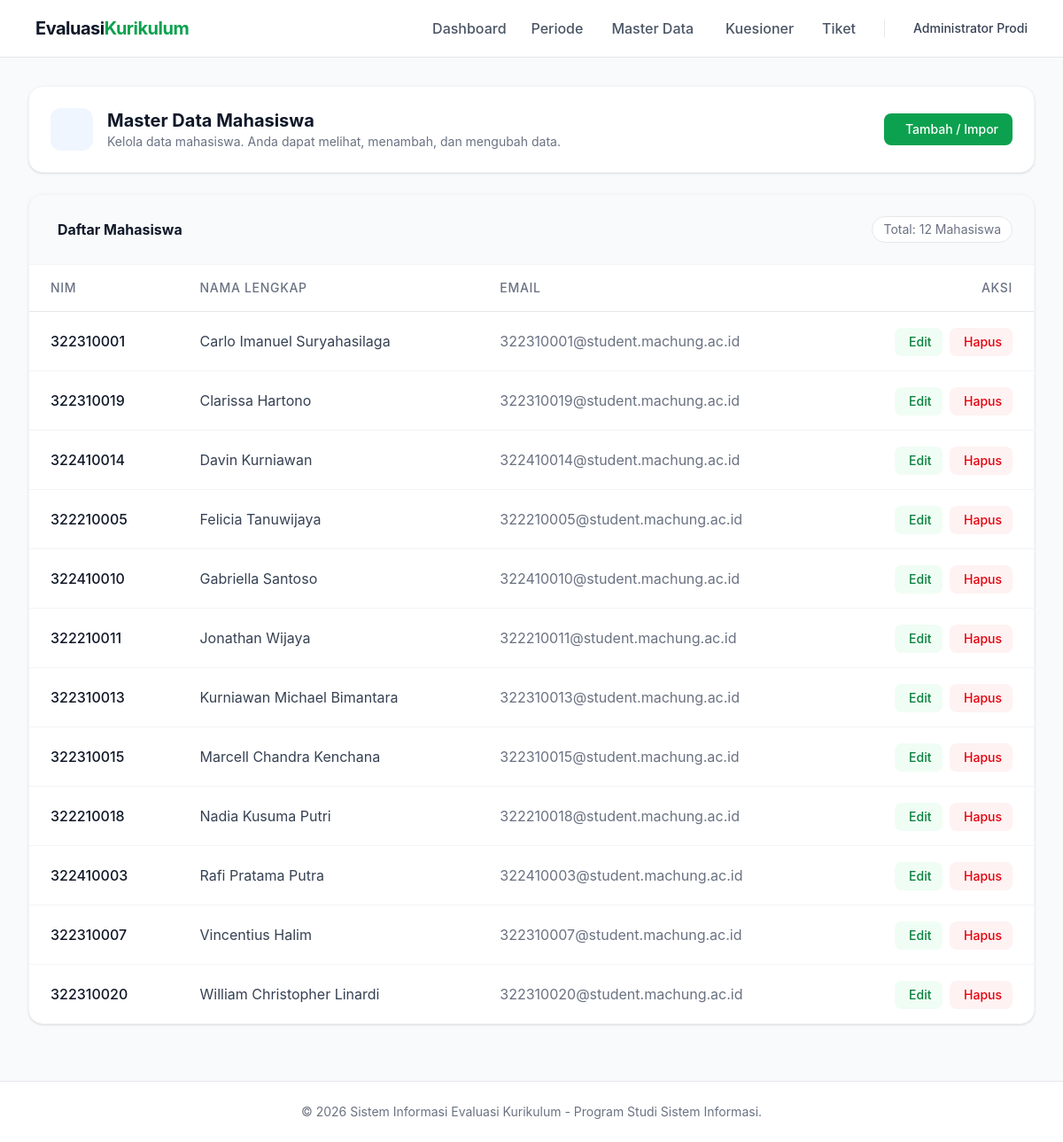
The app's page /admin/master/mahasiswa.php (signed in) with its own data.
### tables this page shows
CREATE TABLE `profil_pengguna` (
  `pengguna_id` int(11) NOT NULL,
  `nomor_induk` varchar(50) DEFAULT NULL,
  `alamat` text DEFAULT NULL,
  `telepon` varchar(20) DEFAULT NULL,
  `posisi_pekerjaan` varchar(100) DEFAULT NULL,
  `instansi` varchar(100) DEFAULT NULL,
  `tahun_lulus` year(4) DEFAULT NULL,
  `foto` varchar(255) DEFAULT NULL,
  PRIMARY KEY (`pengguna_id`),
  CONSTRAINT `profil_pengguna_ibfk_1` FOREIGN KEY (`pengguna_id`) REFERENCES `pengguna` (`id`)
);

CREATE TABLE `pengguna` (
  `id` int(11) NOT NULL AUTO_INCREMENT,
  `nama` varchar(100) NOT NULL,
  `email` varchar(100) NOT NULL,
  `password_hash` varchar(255) NOT NULL,
  `peran` enum('admin','mahasiswa','alumni','perusahaan','dosen') NOT NULL,
  `wajib_ganti_sandi` tinyint(1) DEFAULT 1,
  `aktif` tinyint(1) DEFAULT 1,
  `dibuat_pada` timestamp NOT NULL DEFAULT current_timestamp(),
  `reset_token` varchar(255) DEFAULT NULL,
  `reset_token_expired` datetime DEFAULT NULL,
  PRIMARY KEY (`id`),
  UNIQUE KEY `email` (`email`)
);

### includes/helpers.php (called while the page is built, shortened)
<?php
function escape($string) {
    return htmlspecialchars($string ?? '', ENT_QUOTES, 'UTF-8');
}
?>

### admin/master/mahasiswa.php (the view, shortened to what this page needs)
<?php
require_once '../../config/database.php';
require_once '../../includes/helpers.php';
$stmt = $pdo->query("SELECT u.id, u.nama, u.email, p.nomor_induk FROM pengguna u LEFT JOIN profil_pengguna p ON u.id = p.pengguna_id WHERE u.peran = 'mahasiswa' ORDER BY u.nama ASC");
$mahasiswa_list = $stmt->fetchAll();
require_once '../../includes/header.php';
?>
<div class="bg-white rounded-2xl shadow-sm border border-gray-100 p-6 mb-6">
    <div class="flex items-center justify-between">
        <div class="flex items-center gap-4">
            <div class="w-12 h-12 bg-blue-50 text-blue-500 rounded-xl flex items-center justify-center text-2xl">
            </div>
            <div>
                <h2 class="text-xl font-bold text-gray-900">Master Data Mahasiswa</h2>
                <p class="text-sm text-gray-500">Kelola data mahasiswa. Anda dapat melihat, menambah, dan mengubah data.</p>
            </div>
        </div>
        <button type="button" onclick="document.getElementById('modal-tambah').classList.remove('hidden')" class="bg-brand-500 hover:bg-brand-600 text-white px-4 py-2 rounded-lg text-sm font-medium transition-colors flex items-center gap-2">
            <i class="ph ph-plus-circle"></i> Tambah / Impor
        </button>
    </div>
</div>
<div class="bg-white rounded-2xl shadow-sm border border-gray-100 overflow-hidden mb-8">
    <div class="p-6 border-b border-gray-100 flex justify-between items-center bg-gray-50">
        <h3 class="font-bold text-gray-900 flex items-center gap-2"><i class="ph ph-list-bullets text-brand-500"></i> Daftar Mahasiswa</h3>
        <span class="text-sm text-gray-500 bg-white px-3 py-1 rounded-full border border-gray-200">Total: <?= count($mahasiswa_list) ?> Mahasiswa</span>
    </div>
    <div class="overflow-x-auto">
        <table class="w-full text-left border-collapse">
            <thead>
                <tr class="bg-white border-b border-gray-200 text-sm text-gray-500 uppercase tracking-wider">
                    <th class="px-6 py-4 font-medium">NIM</th>
                    <th class="px-6 py-4 font-medium">Nama Lengkap</th>
                    <th class="px-6 py-4 font-medium">Email</th>
                    <th class="px-6 py-4 font-medium text-right">Aksi</th>
                </tr>
            </thead>
            <tbody class="divide-y divide-gray-100">
                <?php if (count($mahasiswa_list) === 0): ?>
                    <tr><td colspan="4" class="px-6 py-8 text-center text-gray-500">Belum ada data mahasiswa.</td></tr>
                <?php else: ?>
                    <?php foreach ($mahasiswa_list as $mhs): ?>
                        <tr class="hover:bg-gray-50 transition-colors">
                            <td class="px-6 py-4 text-gray-900 font-medium"><?= escape($mhs['nomor_induk'] ?? '-') ?></td>
                            <td class="px-6 py-4 text-gray-700"><?= escape($mhs['nama']) ?></td>
                            <td class="px-6 py-4 text-gray-500"><?= escape($mhs['email']) ?></td>
                            <td class="px-6 py-4 text-right whitespace-nowrap">
                                <button type="button" onclick="bukaModalEdit(<?= $mhs['id'] ?>, '<?= htmlspecialchars(escape($mhs['nama'])) ?>', '<?= htmlspecialchars(escape($mhs['email'])) ?>', '<?= htmlspecialchars(escape($mhs['nomor_induk'] ?? '')) ?>')" class="text-brand-600 hover:text-brand-800 bg-brand-50 hover:bg-brand-100 px-3 py-1.5 rounded-lg text-sm font-medium transition-colors inline-flex items-center gap-1">
                                    <i class="ph ph-pencil-simple"></i> Edit
                                </button>
                                <form action="" method="POST" class="inline-block ml-1" onsubmit="return confirm('Hapus data mahasiswa ini?')">
                                    <button type="submit" class="text-red-600 hover:text-red-800 bg-red-50 hover:bg-red-100 px-3 py-1.5 rounded-lg text-sm font-medium transition-colors inline-flex items-center gap-1">
                                        <i class="ph ph-trash"></i> Hapus
                                    </button>
                                </form>
                            </td>
                        </tr>
                    <?php endforeach; ?>
                <?php endif; ?>
            </tbody>
        </table>
    </div>
</div>
<?php require_once '../../includes/footer.php'; ?>

### assets/css/style.css (style rules this page uses)
body { font-family: 'Inter', sans-serif; background-color: #f9fafb; color: #111827; }

### includes/header.php (style rules this page uses)
body { font-family: 'Inter', sans-serif; background-color: #f9fafb; color: #111827; }

### records on screen
profil_pengguna: nomor_induk "322310001", pengguna_id.nama "Carlo Imanuel Suryahasilaga", pengguna_id.email "322310001@student.machung.ac.id"
profil_pengguna: nomor_induk "322310019", pengguna_id.nama "Clarissa Hartono", pengguna_id.email "322310019@student.machung.ac.id"
profil_pengguna: nomor_induk "322410014", pengguna_id.nama "Davin Kurniawan", pengguna_id.email "322410014@student.machung.ac.id"
profil_pengguna: nomor_induk "322210005", pengguna_id.nama "Felicia Tanuwijaya", pengguna_id.email "322210005@student.machung.ac.id"
profil_pengguna: nomor_induk "322410010", pengguna_id.nama "Gabriella Santoso", pengguna_id.email "322410010@student.machung.ac.id"
profil_pengguna: nomor_induk "322210011", pengguna_id.nama "Jonathan Wijaya", pengguna_id.email "322210011@student.machung.ac.id"
profil_pengguna: nomor_induk "322310013", pengguna_id.nama "Kurniawan Michael Bimantara", pengguna_id.email "322310013@student.machung.ac.id"
profil_pengguna: nomor_induk "322310015", pengguna_id.nama "Marcell Chandra Kenchana", pengguna_id.email "322310015@student.machung.ac.id"
profil_pengguna: nomor_induk "322210018", pengguna_id.nama "Nadia Kusuma Putri", pengguna_id.email "322210018@student.machung.ac.id"
profil_pengguna: nomor_induk "322410003", pengguna_id.nama "Rafi Pratama Putra", pengguna_id.email "322410003@student.machung.ac.id"
profil_pengguna: nomor_induk "322310007", pengguna_id.nama "Vincentius Halim", pengguna_id.email "322310007@student.machung.ac.id"
profil_pengguna: nomor_induk "322310020", pengguna_id.nama "William Christopher Linardi", pengguna_id.email "322310020@student.machung.ac.id"

### other values on screen
$_SESSION['user_name'] "Administrator Prodi"
count($mahasiswa_list) "12"
